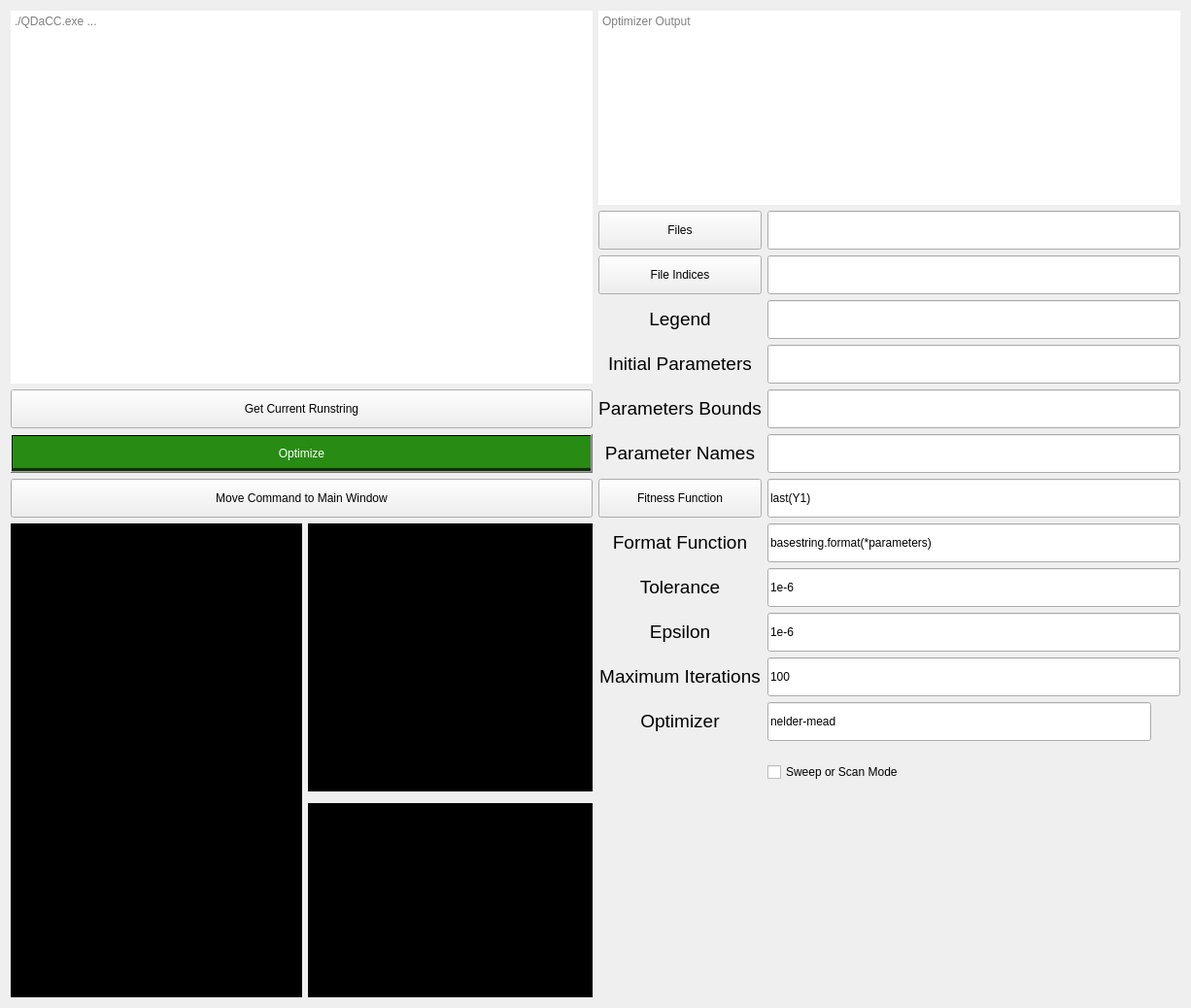
      <widget class="QWidget" name="tab_8">
       <attribute name="title">
        <string>Optimization</string>
       </attribute>
       <layout class="QGridLayout" name="gridLayout_11">
        <item row="3" column="3" colspan="6">
         <widget class="QLineEdit" name="textinput_optimizer_legend">
          <property name="minimumSize">
           <size>
            <width>0</width>
            <height>40</height>
           </size>
          </property>
          <property name="text">
           <string/>
          </property>
         </widget>
        </item>
        <item row="9" column="3" colspan="6">
         <widget class="QLineEdit" name="textinput_optimizer_fitnessfunction">
          <property name="minimumSize">
           <size>
            <width>0</width>
            <height>40</height>
           </size>
          </property>
          <property name="text">
           <string>last(Y1)</string>
          </property>
         </widget>
        </item>
        <item row="0" column="0" rowspan="5" colspan="2">
         <widget class="QTextBrowser" name="text_output_program_qdacc_command_sweep_2">
          <property name="minimumSize">
           <size>
            <width>599</width>
            <height>200</height>
           </size>
          </property>
          <property name="frameShape">
           <enum>QFrame::NoFrame</enum>
          </property>
          <property name="readOnly">
           <bool>false</bool>
          </property>
          <property name="html">
           <string>&lt;!DOCTYPE HTML PUBLIC &quot;-//W3C//DTD HTML 4.0//EN&quot; &quot;http://www.w3.org/TR/REC-html40/strict.dtd&quot;&gt;
&lt;html&gt;&lt;head&gt;&lt;meta name=&quot;qrichtext&quot; content=&quot;1&quot; /&gt;&lt;meta charset=&quot;utf-8&quot; /&gt;&lt;style type=&quot;text/css&quot;&gt;
p, li { white-space: pre-wrap; }
hr { height: 1px; border-width: 0; }
li.unchecked::marker { content: &quot;\2610&quot;; }
li.checked::marker { content: &quot;\2612&quot;; }
&lt;/style&gt;&lt;/head&gt;&lt;body style=&quot; font-family:'Segoe UI'; font-size:9pt; font-weight:400; font-style:normal;&quot;&gt;
&lt;p style=&quot;-qt-paragraph-type:empty; margin-top:0px; margin-bottom:0px; margin-left:0px; margin-right:0px; -qt-block-indent:0; text-indent:0px;&quot;&gt;&lt;br /&gt;&lt;/p&gt;&lt;/body&gt;&lt;/html&gt;</string>
          </property>
          <property name="placeholderText">
           <string>./QDaCC.exe ...</string>
          </property>
         </widget>
        </item>
        <item row="10" column="3" colspan="6">
         <widget class="QLineEdit" name="textinput_optimizer_formatfunction">
          <property name="minimumSize">
           <size>
            <width>0</width>
            <height>40</height>
           </size>
          </property>
          <property name="text">
           <string>basestring.format(*parameters)</string>
          </property>
         </widget>
        </item>
        <item row="11" column="3" colspan="6">
         <widget class="QLineEdit" name="textinput_optimizer_tol">
          <property name="minimumSize">
           <size>
            <width>0</width>
            <height>40</height>
           </size>
          </property>
          <property name="text">
           <string>1e-6</string>
          </property>
         </widget>
        </item>
        <item row="2" column="2">
         <widget class="HoverButton" name="button_optimizer_files_2">
          <property name="minimumSize">
           <size>
            <width>0</width>
            <height>40</height>
           </size>
          </property>
          <property name="text">
           <string>File Indices</string>
          </property>
         </widget>
        </item>
        <item row="8" column="3" colspan="6">
         <widget class="QLineEdit" name="textinput_optimizer_parameter_names">
          <property name="minimumSize">
           <size>
            <width>0</width>
            <height>40</height>
           </size>
          </property>
          <property name="text">
           <string/>
          </property>
         </widget>
        </item>
        <item row="5" column="0" colspan="2">
         <widget class="HoverButton" name="button_optimizer_get_runstring">
          <property name="minimumSize">
           <size>
            <width>0</width>
            <height>40</height>
           </size>
          </property>
          <property name="text">
           <string>Get Current Runstring</string>
          </property>
         </widget>
        </item>
        <item row="13" column="2">
         <widget class="QLabel" name="label_title_qdsystem_22">
          <property name="minimumSize">
           <size>
            <width>0</width>
            <height>40</height>
           </size>
          </property>
          <property name="maximumSize">
           <size>
            <width>16777215</width>
            <height>40</height>
           </size>
          </property>
          <property name="frameShape">
           <enum>QFrame::NoFrame</enum>
          </property>
          <property name="frameShadow">
           <enum>QFrame::Plain</enum>
          </property>
          <property name="text">
           <string>&lt;html&gt;&lt;head/&gt;&lt;body&gt;&lt;p align=&quot;center&quot;&gt;&lt;span style=&quot; font-size:14pt;&quot;&gt;Maximum Iterations&lt;/span&gt;&lt;/p&gt;&lt;/body&gt;&lt;/html&gt;</string>
          </property>
         </widget>
        </item>
        <item row="1" column="2">
         <widget class="HoverButton" name="button_optimizer_files">
          <property name="minimumSize">
           <size>
            <width>0</width>
            <height>40</height>
           </size>
          </property>
          <property name="text">
           <string>Files</string>
          </property>
         </widget>
        </item>
        <item row="10" column="2">
         <widget class="QLabel" name="label_title_qdsystem_19">
          <property name="minimumSize">
           <size>
            <width>0</width>
            <height>40</height>
           </size>
          </property>
          <property name="maximumSize">
           <size>
            <width>16777215</width>
            <height>40</height>
           </size>
          </property>
          <property name="frameShape">
           <enum>QFrame::NoFrame</enum>
          </property>
          <property name="frameShadow">
           <enum>QFrame::Plain</enum>
          </property>
          <property name="text">
           <string>&lt;html&gt;&lt;head/&gt;&lt;body&gt;&lt;p align=&quot;center&quot;&gt;&lt;span style=&quot; font-size:14pt;&quot;&gt;Format Function&lt;/span&gt;&lt;/p&gt;&lt;/body&gt;&lt;/html&gt;</string>
          </property>
         </widget>
        </item>
        <item row="2" column="3" colspan="6">
         <widget class="QLineEdit" name="textinput_optimizer_file_indices">
          <property name="minimumSize">
           <size>
            <width>0</width>
            <height>40</height>
           </size>
          </property>
          <property name="text">
           <string/>
          </property>
         </widget>
        </item>
        <item row="4" column="3" colspan="6">
         <widget class="QLineEdit" name="textinput_optimizer_initial_parameters">
          <property name="minimumSize">
           <size>
            <width>0</width>
            <height>40</height>
           </size>
          </property>
          <property name="text">
           <string/>
          </property>
         </widget>
        </item>
        <item row="10" column="0" rowspan="10">
         <widget class="PlotWidget" name="label_plot_optimizer_1" native="true">
          <property name="minimumSize">
           <size>
            <width>300</width>
            <height>200</height>
           </size>
          </property>
          <property name="styleSheet">
           <string notr="true">background-color: b</string>
          </property>
         </widget>
        </item>
        <item row="12" column="2">
         <widget class="QLabel" name="label_title_qdsystem_21">
          <property name="minimumSize">
           <size>
            <width>0</width>
            <height>40</height>
           </size>
          </property>
          <property name="maximumSize">
           <size>
            <width>16777215</width>
            <height>40</height>
           </size>
          </property>
          <property name="frameShape">
           <enum>QFrame::NoFrame</enum>
          </property>
          <property name="frameShadow">
           <enum>QFrame::Plain</enum>
          </property>
          <property name="text">
           <string>&lt;html&gt;&lt;head/&gt;&lt;body&gt;&lt;p align=&quot;center&quot;&gt;&lt;span style=&quot; font-size:14pt;&quot;&gt;Epsilon&lt;/span&gt;&lt;/p&gt;&lt;/body&gt;&lt;/html&gt;</string>
          </property>
         </widget>
        </item>
        <item row="3" column="2">
         <widget class="QLabel" name="label_title_qdsystem_16">
          <property name="minimumSize">
           <size>
            <width>0</width>
            <height>40</height>
           </size>
          </property>
          <property name="maximumSize">
           <size>
            <width>16777215</width>
            <height>40</height>
           </size>
          </property>
          <property name="frameShape">
           <enum>QFrame::NoFrame</enum>
          </property>
          <property name="frameShadow">
           <enum>QFrame::Plain</enum>
          </property>
          <property name="text">
           <string>&lt;html&gt;&lt;head/&gt;&lt;body&gt;&lt;p align=&quot;center&quot;&gt;&lt;span style=&quot; font-size:14pt;&quot;&gt;Legend&lt;/span&gt;&lt;/p&gt;&lt;/body&gt;&lt;/html&gt;</string>
          </property>
         </widget>
        </item>
        <item row="9" column="2">
         <widget class="HoverButton" name="button_optimizer_fitness_function">
          <property name="minimumSize">
           <size>
            <width>0</width>
            <height>40</height>
           </size>
          </property>
          <property name="text">
           <string>Fitness Function</string>
          </property>
         </widget>
        </item>
        <item row="11" column="2">
         <widget class="QLabel" name="label_title_qdsystem_20">
          <property name="minimumSize">
           <size>
            <width>0</width>
            <height>40</height>
           </size>
          </property>
          <property name="maximumSize">
           <size>
            <width>16777215</width>
            <height>40</height>
           </size>
          </property>
          <property name="frameShape">
           <enum>QFrame::NoFrame</enum>
          </property>
          <property name="frameShadow">
           <enum>QFrame::Plain</enum>
          </property>
          <property name="text">
           <string>&lt;html&gt;&lt;head/&gt;&lt;body&gt;&lt;p align=&quot;center&quot;&gt;&lt;span style=&quot; font-size:14pt;&quot;&gt;Tolerance&lt;/span&gt;&lt;/p&gt;&lt;/body&gt;&lt;/html&gt;</string>
          </property>
         </widget>
        </item>
        <item row="8" column="2">
         <widget class="QLabel" name="label_title_qdsystem_17">
          <property name="minimumSize">
           <size>
            <width>0</width>
            <height>40</height>
           </size>
          </property>
          <property name="maximumSize">
           <size>
            <width>16777215</width>
            <height>40</height>
           </size>
          </property>
          <property name="frameShape">
           <enum>QFrame::NoFrame</enum>
          </property>
          <property name="frameShadow">
           <enum>QFrame::Plain</enum>
          </property>
          <property name="text">
           <string>&lt;html&gt;&lt;head/&gt;&lt;body&gt;&lt;p align=&quot;center&quot;&gt;&lt;span style=&quot; font-size:14pt;&quot;&gt;Parameter Names&lt;/span&gt;&lt;/p&gt;&lt;/body&gt;&lt;/html&gt;</string>
          </property>
         </widget>
        </item>
        <item row="0" column="2" colspan="7">
         <widget class="QTextBrowser" name="text_output_program_qdacc_command_sweep_display_2">
          <property name="minimumSize">
           <size>
            <width>599</width>
            <height>200</height>
           </size>
          </property>
          <property name="frameShape">
           <enum>QFrame::NoFrame</enum>
          </property>
          <property name="lineWrapMode">
           <enum>QTextEdit::NoWrap</enum>
          </property>
          <property name="readOnly">
           <bool>true</bool>
          </property>
          <property name="html">
           <string>&lt;!DOCTYPE HTML PUBLIC &quot;-//W3C//DTD HTML 4.0//EN&quot; &quot;http://www.w3.org/TR/REC-html40/strict.dtd&quot;&gt;
&lt;html&gt;&lt;head&gt;&lt;meta name=&quot;qrichtext&quot; content=&quot;1&quot; /&gt;&lt;meta charset=&quot;utf-8&quot; /&gt;&lt;style type=&quot;text/css&quot;&gt;
p, li { white-space: pre-wrap; }
hr { height: 1px; border-width: 0; }
li.unchecked::marker { content: &quot;\2610&quot;; }
li.checked::marker { content: &quot;\2612&quot;; }
&lt;/style&gt;&lt;/head&gt;&lt;body style=&quot; font-family:'Segoe UI'; font-size:9pt; font-weight:400; font-style:normal;&quot;&gt;
&lt;p style=&quot;-qt-paragraph-type:empty; margin-top:0px; margin-bottom:0px; margin-left:0px; margin-right:0px; -qt-block-indent:0; text-indent:0px;&quot;&gt;&lt;br /&gt;&lt;/p&gt;&lt;/body&gt;&lt;/html&gt;</string>
          </property>
          <property name="placeholderText">
           <string>Optimizer Output</string>
          </property>
         </widget>
        </item>
        <item row="5" column="2">
         <widget class="QLabel" name="label_title_qdsystem_6">
          <property name="minimumSize">
           <size>
            <width>0</width>
            <height>40</height>
           </size>
          </property>
          <property name="maximumSize">
           <size>
            <width>16777215</width>
            <height>40</height>
           </size>
          </property>
          <property name="frameShape">
           <enum>QFrame::NoFrame</enum>
          </property>
          <property name="frameShadow">
           <enum>QFrame::Plain</enum>
          </property>
          <property name="text">
           <string>&lt;html&gt;&lt;head/&gt;&lt;body&gt;&lt;p align=&quot;center&quot;&gt;&lt;span style=&quot; font-size:14pt;&quot;&gt;Parameters Bounds&lt;/span&gt;&lt;/p&gt;&lt;/body&gt;&lt;/html&gt;</string>
          </property>
         </widget>
        </item>
        <item row="12" column="3" colspan="6">
         <widget class="QLineEdit" name="textinput_optimizer_eps">
          <property name="minimumSize">
           <size>
            <width>0</width>
            <height>40</height>
           </size>
          </property>
          <property name="text">
           <string>1e-6</string>
          </property>
         </widget>
        </item>
        <item row="5" column="3" colspan="6">
         <widget class="QLineEdit" name="textinput_optimizer_parameter_bounds">
          <property name="minimumSize">
           <size>
            <width>0</width>
            <height>40</height>
           </size>
          </property>
          <property name="text">
           <string/>
          </property>
         </widget>
        </item>
        <item row="1" column="3" colspan="6">
         <widget class="QLineEdit" name="textinput_optimizer_files">
          <property name="minimumSize">
           <size>
            <width>0</width>
            <height>40</height>
           </size>
          </property>
          <property name="text">
           <string/>
          </property>
         </widget>
        </item>
        <item row="13" column="3" colspan="6">
         <widget class="QLineEdit" name="textinput_optimizer_maxit">
          <property name="minimumSize">
           <size>
            <width>0</width>
            <height>40</height>
           </size>
          </property>
          <property name="text">
           <string>100</string>
          </property>
         </widget>
        </item>
        <item row="8" column="0" colspan="2">
         <widget class="QPushButton" name="button_optimizer_optimize">
          <property name="minimumSize">
           <size>
            <width>0</width>
            <height>40</height>
           </size>
          </property>
          <property name="styleSheet">
           <string notr="true">QPushButton {background-color: qlineargradient( x1:0 y1:0, x2:0 y2:1, stop:0.9 #288c14, stop:0.91 #0d3006); color: #ffffff;}
QPushButton::hover {background-color: qlineargradient( x1:0 y1:0, x2:0 y2:1, stop:0.9 #55ba41, stop:0.91 #0d3006); color: #ffffff;}</string>
          </property>
          <property name="text">
           <string>Optimize</string>
          </property>
         </widget>
        </item>
        <item row="4" column="2">
         <widget class="QLabel" name="label_title_qdsystem_14">
          <property name="minimumSize">
           <size>
            <width>0</width>
            <height>40</height>
           </size>
          </property>
          <property name="maximumSize">
           <size>
            <width>16777215</width>
            <height>40</height>
           </size>
          </property>
          <property name="frameShape">
           <enum>QFrame::NoFrame</enum>
          </property>
          <property name="frameShadow">
           <enum>QFrame::Plain</enum>
          </property>
          <property name="text">
           <string>&lt;html&gt;&lt;head/&gt;&lt;body&gt;&lt;p align=&quot;center&quot;&gt;&lt;span style=&quot; font-size:14pt;&quot;&gt;Initial Parameters&lt;/span&gt;&lt;/p&gt;&lt;/body&gt;&lt;/html&gt;</string>
          </property>
         </widget>
        </item>
        <item row="9" column="0" colspan="2">
         <widget class="HoverButton" name="button_optimizer_runstring_to_main">
          <property name="minimumSize">
           <size>
            <width>0</width>
            <height>40</height>
           </size>
          </property>
          <property name="text">
           <string>Move Command to Main Window</string>
          </property>
         </widget>
        </item>
        <item row="14" column="2">
         <widget class="QLabel" name="label_title_qdsystem_23">
          <property name="minimumSize">
           <size>
            <width>0</width>
            <height>40</height>
           </size>
          </property>
          <property name="maximumSize">
           <size>
            <width>16777215</width>
            <height>40</height>
           </size>
          </property>
          <property name="frameShape">
           <enum>QFrame::NoFrame</enum>
          </property>
          <property name="frameShadow">
           <enum>QFrame::Plain</enum>
          </property>
          <property name="text">
           <string>&lt;html&gt;&lt;head/&gt;&lt;body&gt;&lt;p align=&quot;center&quot;&gt;&lt;span style=&quot; font-size:14pt;&quot;&gt;Optimizer&lt;/span&gt;&lt;/p&gt;&lt;/body&gt;&lt;/html&gt;</string>
          </property>
         </widget>
        </item>
        <item row="14" column="3">
         <widget class="QLineEdit" name="textinput_optimizer_maxit_2">
          <property name="minimumSize">
           <size>
            <width>0</width>
            <height>40</height>
           </size>
          </property>
          <property name="text">
           <string>nelder-mead</string>
          </property>
         </widget>
        </item>
        <item row="16" column="3">
         <widget class="QCheckBox" name="optimizer_call_plotscript">
          <property name="minimumSize">
           <size>
            <width>0</width>
            <height>40</height>
           </size>
          </property>
          <property name="toolTip">
           <string>Enabling Sweep or Scan Mode will call the plotscript after each iteration of the optimizer. This can be usefull if you want to optimize e.g. the endpoints of a simulation to fit a certain curve. Remember, numpy (np) and scipy(sp) can be used in the fitness function to enable fitting.</string>
          </property>
          <property name="text">
           <string>Sweep or Scan Mode</string>
          </property>
         </widget>
        </item>
        <item row="18" column="1" rowspan="2">
         <widget class="PlotWidget" name="label_plot_optimizer_3" native="true">
          <property name="minimumSize">
           <size>
            <width>0</width>
            <height>200</height>
           </size>
          </property>
          <property name="styleSheet">
           <string notr="true">background-color: b</string>
          </property>
         </widget>
        </item>
        <item row="10" column="1" rowspan="7">
         <widget class="PlotWidget" name="label_plot_optimizer_2" native="true">
          <property name="minimumSize">
           <size>
            <width>0</width>
            <height>200</height>
           </size>
          </property>
          <property name="styleSheet">
           <string notr="true">background-color: b</string>
          </property>
         </widget>
        </item>
       </layout>
      </widget>
